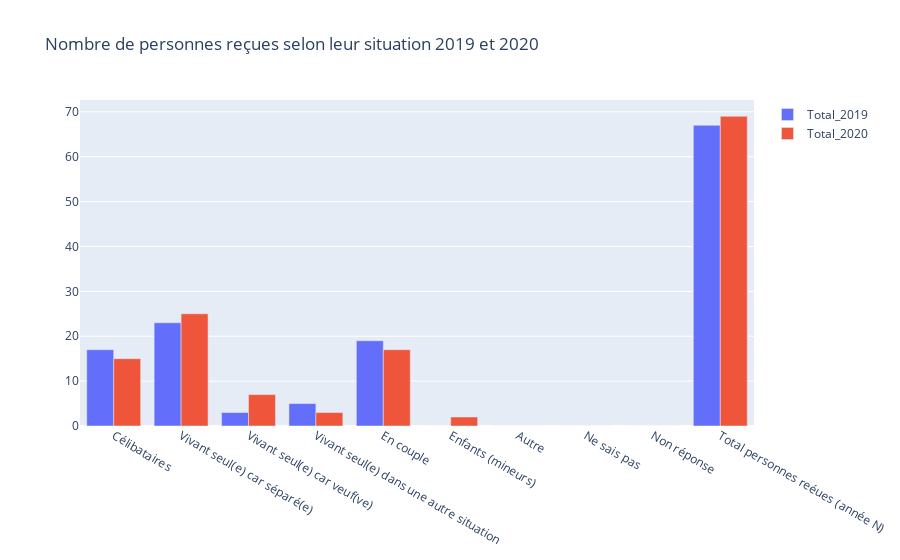

Notebook source saved alongside this figure:
### Code cell
import plotly.graph_objs as go
import pandas as pd
import plotly.express as px
from plotly.subplots import make_subplots
input_file = "Nombre de personnes reçues selon leur situation.csv"
df = pd.read_csv(input_file)
#display(df)


Total_2019= go.Bar(x=df.Situation_actuelle, y=df.Total_2019 ,name = "Total_2019")
Total_2020= go.Bar(x=df.Situation_actuelle, y=df.Total_2020 ,name = "Total_2020")


data =[Total_2019,Total_2020]
layout = go.Layout(title='Nombre de personnes reçues selon leur situation 2019 et 2020',barmode = "group")




fig = go.Figure(data = data, layout = layout)
fig.show()

### Figure 1 — Plotly figure (JSON) as saved in the notebook; plotly's stock layout.template omitted (floating-point values rounded to 4 significant figures)
{"data": [{"name": "Total_2019", "type": "bar", "x": ["Célibataires", "Vivant seul(e) car séparé(e)", "Vivant seul(e) car veuf(ve)", "Vivant seul(e) dans une autre situation", "En couple", "Enfants (mineurs)", "Autre", "Ne sais pas", "Non réponse", "Total personnes reéues (année N)"], "y": [17, 23, 3, 5, 19, 0, 0, 0, 0, 67]}, {"name": "Total_2020", "type": "bar", "x": ["Célibataires", "Vivant seul(e) car séparé(e)", "Vivant seul(e) car veuf(ve)", "Vivant seul(e) dans une autre situation", "En couple", "Enfants (mineurs)", "Autre", "Ne sais pas", "Non réponse", "Total personnes reéues (année N)"], "y": [15, 25, 7, 3, 17, 2, 0, 0, 0, 69]}], "layout": {"barmode": "group", "title": {"text": "Nombre de personnes reçues selon leur situation 2019 et 2020"}}}
